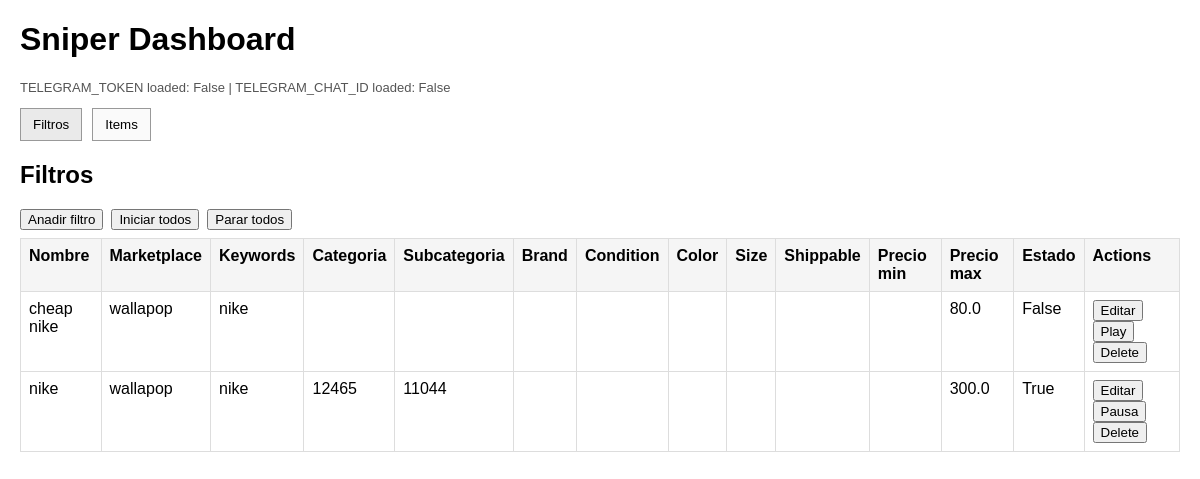
The page / on the database its author committed.
### tables this page shows
CREATE TABLE "filters" (
            id INTEGER PRIMARY KEY AUTOINCREMENT,
            name TEXT NOT NULL,
            marketplace TEXT NOT NULL,
            keywords TEXT NOT NULL DEFAULT '',
            category_id TEXT,
            subcategory_id INTEGER,
            min_price REAL,
            max_price REAL,
            brand TEXT,
            condition TEXT,
            color TEXT,
            size TEXT,
            is_shippable INTEGER,
            latitude REAL,
            longitude REAL,
            distance_km INTEGER,
            enabled INTEGER NOT NULL DEFAULT 1,
            created_at TEXT NOT NULL DEFAULT CURRENT_TIMESTAMP
        );

### app/api/server.py (the view)
@app.get("/")
def ui_index(request: Request):
    if os.path.isfile(FRONTEND_INDEX_FILE):
        return FileResponse(FRONTEND_INDEX_FILE)
    rows = get_filters(enabled_only=False)
    items = get_recent_items(limit=100)
    return templates.TemplateResponse(
        request=request,
        name="index.html",
        context={
            "filters": rows,
            "items": items,
            "telegram_token_set": bool(os.getenv("TELEGRAM_TOKEN", "")),
            "telegram_chat_id_set": bool(os.getenv("TELEGRAM_CHAT_ID", "")),
        },
    )

### app/api/templates/index.html (shortened to what this page needs)
<!doctype html>
<html lang="en">
<head>
</head>
<body>
  <h1>Sniper Dashboard</h1>
  <p class="muted">TELEGRAM_TOKEN loaded: {{ telegram_token_set }} | TELEGRAM_CHAT_ID loaded: {{ telegram_chat_id_set }}</p>
  <div class="tabs">
    <button class="tab-btn active" data-tab="filters">Filtros</button>
    <button class="tab-btn" data-tab="items">Items</button>
  </div>
  <section id="tab-filters" class="tab-content active">
    <h2>Filtros</h2>
    <div class="actions">
      <button id="open-add-filter" type="button">Anadir filtro</button>
      <form class="inline" method="post" action="/ui/filters/start_all"><button type="submit">Iniciar todos</button></form>
      <form class="inline" method="post" action="/ui/filters/stop_all"><button type="submit">Parar todos</button></form>
    </div>
    <table>
      <thead>
        <tr>
          <th>Nombre</th>
          <th>Marketplace</th>
          <th>Keywords</th>
          <th>Categoria</th>
          <th>Subcategoria</th>
          <th>Brand</th>
          <th>Condition</th>
          <th>Color</th>
          <th>Size</th>
          <th>Shippable</th>
          <th>Precio min</th>
          <th>Precio max</th>
          <th>Estado</th>
          <th>Actions</th>
        </tr>
      </thead>
      <tbody>
        {% for f in filters %}
        <tr>
          <td>{{ f.name }}</td>
          <td>{{ f.marketplace }}</td>
          <td>{{ f.keywords }}</td>
          <td>{{ f.category_id or '' }}</td>
          <td>{{ f.subcategory_id or '' }}</td>
          <td>{{ f.brand or '' }}</td>
          <td>{{ f.condition or '' }}</td>
          <td>{{ f.color or '' }}</td>
          <td>{{ f.size or '' }}</td>
          <td>{{ f.is_shippable if f.is_shippable is not none else '' }}</td>
          <td>{{ f.min_price or '' }}</td>
          <td>{{ f.max_price or '' }}</td>
          <td>{{ f.enabled }}</td>
          <td>
            <button
              type="button"
              class="edit-filter-btn"
              data-id="{{ f.id }}"
              data-name="{{ f.name }}"
              data-marketplace="{{ f.marketplace }}"
              data-keywords="{{ f.keywords }}"
              data-category-id="{{ f.category_id or '' }}"
              data-subcategory-id="{{ f.subcategory_id or '' }}"
              data-brand="{{ f.brand or '' }}"
              data-condition="{{ f.condition or '' }}"
              data-color="{{ f.color or '' }}"
              data-size="{{ f.size or '' }}"
              data-is-shippable="{{ 'true' if f.is_shippable else 'false' }}"
              data-latitude="{{ f.latitude or '' }}"
              data-longitude="{{ f.longitude or '' }}"
              data-distance-km="{{ f.distance_km or '' }}"
              data-min-price="{{ f.min_price or '' }}"
              data-max-price="{{ f.max_price or '' }}"
              data-enabled="{{ 'true' if f.enabled else 'false' }}"
            >
              Editar
            </button>
            <form class="inline" method="post" action="/ui/filters/{{ f.id }}/toggle">
              <button type="submit">{{ 'Pausa' if f.enabled else 'Play' }}</button>
            </form>
            <form class="inline" method="post" action="/ui/filters/{{ f.id }}/delete">
              <button type="submit">Delete</button>
            </form>
          </td>
        </tr>
        {% else %}
        <tr>
          <td colspan="15">No filters found.</td>
        </tr>
        {% endfor %}
      </tbody>
    </table>
  </section>
</body>
</html>

### app/api/templates/index.html (style rules this page uses)
body { font-family: sans-serif; margin: 20px; }
table { border-collapse: collapse; width: 100%; margin-top: 8px; }
th, td { border: 1px solid #ddd; padding: 8px; text-align: left; vertical-align: top; }
th { background: #f5f5f5; }
.tabs { display: flex; gap: 10px; margin: 12px 0; }
.tab-btn { padding: 8px 12px; border: 1px solid #999; background: #fafafa; cursor: pointer; }
.tab-btn.active { background: #eaeaea; }
.tab-content { display: none; }
.tab-content.active { display: block; }
.inline { display: inline; }
.muted { color: #555; font-size: 13px; }
.actions { display: flex; gap: 8px; flex-wrap: wrap; }

### rows shown on the page
filters: name "cheap nike", marketplace "wallapop", keywords "nike", max_price "80.0", enabled "False", enabled "Play"
filters: name "nike", marketplace "wallapop", keywords "nike", category "12465", subcategory "11044", max_price "300.0", enabled "True", enabled "Pausa"

### other values the page prints
{{ telegram_token_set }} "False"
{{ telegram_chat_id_set }} "False"
